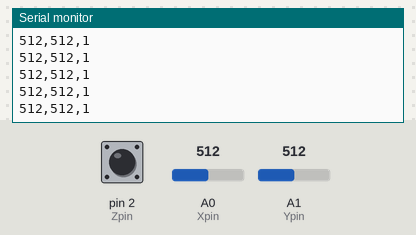
A sketch run on a simulated Arduino Uno, built with avr-gcc and run on an emulated ATmega328P. On the bench: the last lines printed to the serial monitor. The inputs (shaded band) are chosen by the test bench; at power-on: A1 (Ypin) = 512, A0 (Xpin) = 512, pin 2 (Zpin) HIGH.

Above: at 4.2 s.
4.3 s: A1 (Ypin) set to 989
At 4.8 s:
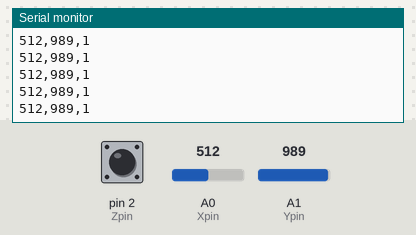
7.3 s: A1 (Ypin) set to 1008
At 8.0 s:
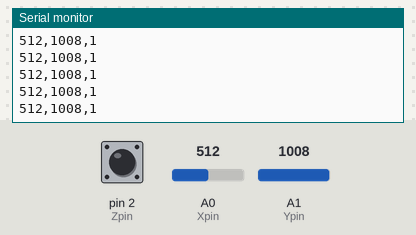
11.9 s: A0 (Xpin) set to 108
At 12.9 s:
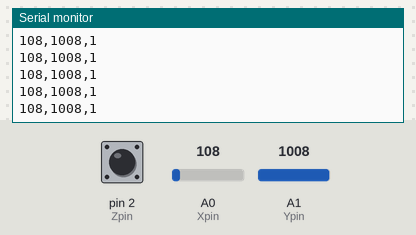
14.9 s: A0 (Xpin) set to 90
At 15.7 s:
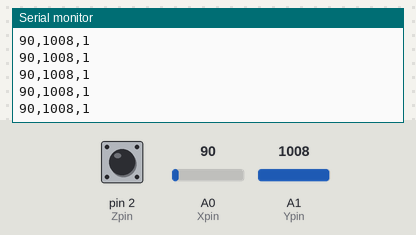
Timing chart, 0 to 17.4 s (numbered marks = the images above; inputs shaded):
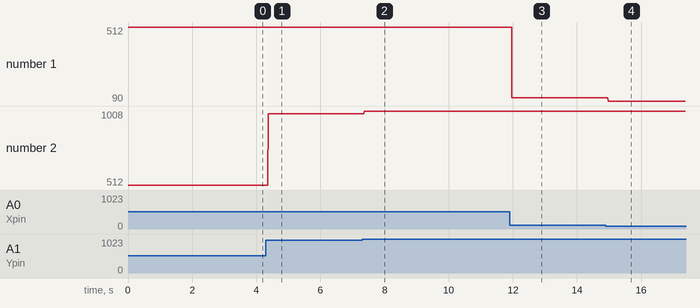

Measured:
- after the input at 4.3 s, the serial monitor: prints a new line after 0.07 s (image 1)
- after the input at 7.3 s, the serial monitor: prints a new line after 0.07 s (image 2)
- after the input at 11.9 s, the serial monitor: prints a new line after 0.07 s (image 3)
- after the input at 14.9 s, the serial monitor: prints a new line after 0.07 s (image 4)
- plotted number 1: 512 → 108 after the input at 11.9 s, 108 → 90 after the input at 14.9 s
- plotted number 2: 512 → 989 after the input at 4.3 s, 989 → 1008 after the input at 7.3 s

The sketch:

33JoyServo.ino
```cpp
//#include <Servo.h>

//int servoPin=A5;
//int servoPos;
//Servo myServo;

int Xpin=A0;
int Ypin=A1;;
//switch pin
int Zpin=2;
//read values
int Xval;
int Yval;
//switch value
int Zval;
void setup() {
//myServo.attach(servoPin);
//pinMode(servoPin, OUTPUT);
Serial.begin(9600);
pinMode(Xpin, INPUT);
pinMode(Ypin, INPUT);
pinMode(Zpin, INPUT);

digitalWrite(Zpin, HIGH);
}

void loop() {
Xval=analogRead(Xpin);
Yval=analogRead(Ypin);
Zval=digitalRead(Zpin);
//delay(200);

if(Xval>800){
//  servoPos=180;
//myServo.write(servoPos);

}
if(Xval<500){
//  servoPos=-180;
//myServo.write(servoPos);
}


Serial.print(Xval);
Serial.print(',');
Serial.print(Yval);
Serial.print(',');
Serial.println(Zval);

//delay(1000);
}
```
